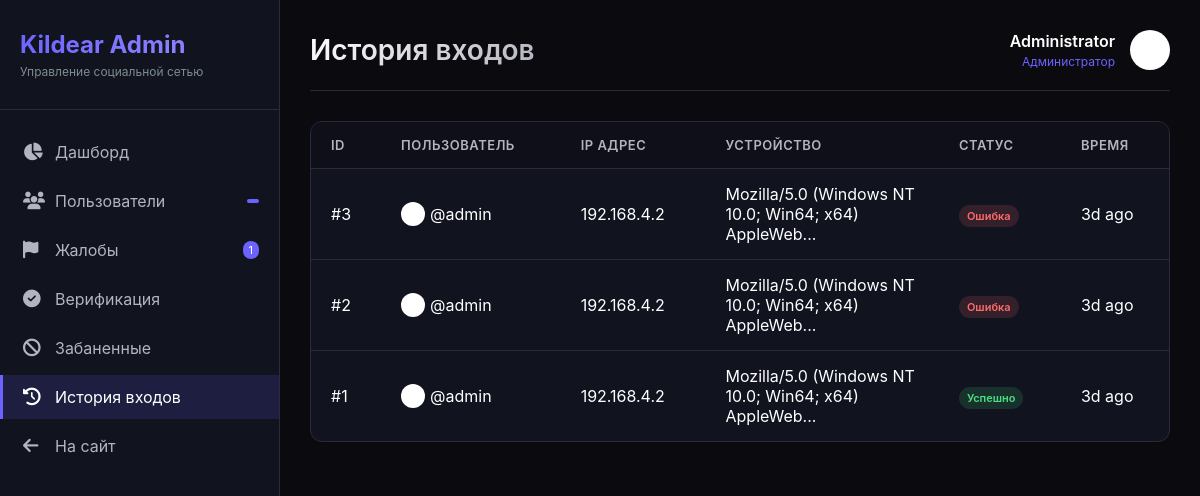
Before: /admin/logs (signed in) with the older database file.
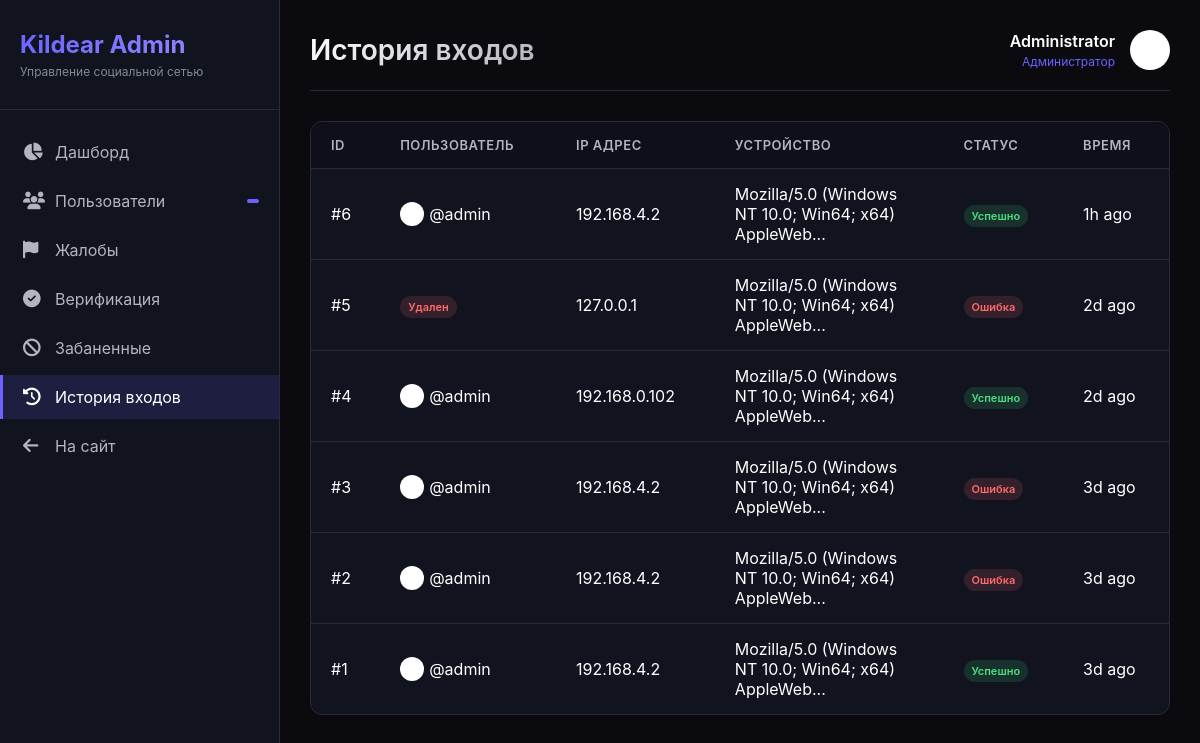
After: the same page with the newer database file.
### app.py (models this page shows, shortened)
class User(UserMixin, db.Model):
    id = db.Column(db.Integer, primary_key=True)
    username = db.Column(db.String(40), unique=True, nullable=False)
    email = db.Column(db.String(120), unique=True, nullable=False)
    password_hash = db.Column(db.String(256), nullable=False)
    display_name = db.Column(db.String(60), default="")
    bio = db.Column(db.String(500), default="")
    preset_avatar = db.Column(db.Integer, default=1)
    preset_cover = db.Column(db.Integer, nullable=True)
    can_upload_custom_avatar = db.Column(db.Boolean, default=False)
    can_upload_custom_cover = db.Column(db.Boolean, default=False)
    custom_avatar = db.Column(db.String(300), nullable=True)
    custom_cover = db.Column(db.String(300), nullable=True)
    website = db.Column(db.String(200), default="")
    location = db.Column(db.String(100), default="")
    accent_color = db.Column(db.String(7), default="#6c63ff")
    is_private = db.Column(db.Boolean, default=False)
    is_verified = db.Column(db.Boolean, default=False)
    is_banned = db.Column(db.Boolean, default=False)
    is_admin = db.Column(db.Boolean, default=False)
    is_moderator = db.Column(db.Boolean, default=False)
    is_online = db.Column(db.Boolean, default=False)
    last_seen = db.Column(db.DateTime, default=datetime.utcnow)
    created_at = db.Column(db.DateTime, default=datetime.utcnow)
    two_factor_enabled = db.Column(db.Boolean, default=False)
    two_factor_secret = db.Column(db.String(32), nullable=True)
    following = db.relationship(
        "User", secondary=follows,
        primaryjoin=follows.c.follower_id == id,
        secondaryjoin=follows.c.followed_id == id,
        backref=db.backref("followers", lazy="dynamic"),
        lazy="dynamic"
    )
    blocked_users = db.relationship(
        "User", secondary=blocks,
        primaryjoin=blocks.c.blocker_id == id,
        secondaryjoin=blocks.c.blocked_id == id,
        backref=db.backref("blocked_by", lazy="dynamic"),
        lazy="dynamic"
    )
    posts = db.relationship("Post", backref="author", lazy="dynamic", foreign_keys="Post.user_id")
    sent_msgs = db.relationship("Message", backref="sender", lazy="dynamic", foreign_keys="Message.sender_id")
    recv_msgs = db.relationship("Message", backref="receiver", lazy="dynamic", foreign_keys="Message.receiver_id")
    notifications = db.relationship("Notification", backref="recipient", lazy="dynamic",
                                    foreign_keys="Notification.user_id")
    comments = db.relationship("Comment", backref="author", lazy="dynamic")
    owned_groups = db.relationship("Group", backref="owner", lazy="dynamic")
    owned_channels = db.relationship("Channel", backref="owner", lazy="dynamic")
    login_history = db.relationship("LoginHistory", backref="user", lazy="dynamic")

class LoginHistory(db.Model):
    id = db.Column(db.Integer, primary_key=True)
    user_id = db.Column(db.Integer, db.ForeignKey("user.id"), nullable=True)
    ip_address = db.Column(db.String(45), nullable=False)
    user_agent = db.Column(db.String(200))
    location = db.Column(db.String(100))
    success = db.Column(db.Boolean, default=True)
    created_at = db.Column(db.DateTime, default=datetime.utcnow)

### app.py (the view)
@app.route("/admin/logs")
@login_required
@admin_required
def admin_logs():
    page = request.args.get("page", 1, type=int)
    logs = LoginHistory.query.order_by(LoginHistory.created_at.desc()).paginate(page=page, per_page=50)
    return render_template("admin/logs.html", logs=logs)

### app.py (called while the page is built)
@app.template_filter('timeago')
def timeago_filter(date):
    if not date:
        return 'recently'
    now = datetime.utcnow()
    diff = now - date
    if diff.days > 365:
        return f"{diff.days // 365}y ago"
    elif diff.days > 30:
        return f"{diff.days // 30}mo ago"
    elif diff.days > 0:
        return f"{diff.days}d ago"
    elif diff.seconds > 3600:
        return f"{diff.seconds // 3600}h ago"
    elif diff.seconds > 60:
        return f"{diff.seconds // 60}m ago"
    else:
        return "just now"

def admin_required(f):
    @wraps(f)
    def decorated_function(*args, **kwargs):
        if not current_user.is_authenticated or not current_user.is_admin:
            abort(403)
        return f(*args, **kwargs)
    return decorated_function

def get_client_ip():
    if request.headers.get('X-Forwarded-For'):
        return request.headers.get('X-Forwarded-For').split(',')[0].strip()
    return request.remote_addr or '0.0.0.0'

@app.before_request
def ddos_shield():
    ip = get_client_ip()
    if ip in _blocked_ips:
        abort(429)
    now = time.time()
    window = [t for t in _req_log[ip] if now - t < 10]
    window.append(now)
    _req_log[ip] = window
    if len(window) > 200:
        _blocked_ips.add(ip)
        app.logger.warning(f"[DDoS] Blocked IP: {ip}")
        abort(429)
    if request.content_length and request.content_length > app.config["MAX_CONTENT_LENGTH"]:
        abort(413)

@login_mgr.user_loader
def load_user(user_id):
    return db.session.get(User, int(user_id))

### templates/admin/logs.html (shortened to what this page needs)
{% extends "admin/base_admin.html" %}
{% block header %}История входов{% endblock %}
{% block content %}
<div class="admin-table-container">
    <table class="admin-table">
        <thead>
            <tr>
                <th>ID</th>
                <th>Пользователь</th>
                <th>IP адрес</th>
                <th>Устройство</th>
                <th>Статус</th>
                <th>Время</th>
            </tr>
        </thead>
        <tbody>
            {% for log in logs.items %}
            <tr>
                <td>#{{ log.id }}</td>
                <td>
                    {% if log.user %}
                    <div style="display: flex; align-items: center; gap: 5px;">
                        <img src="{{ log.user.avatar or '/static/default_avatar.png' }}" style="width: 24px; height: 24px; border-radius: 50%;">
                        <span>@{{ log.user.username }}</span>
                    </div>
                    {% else %}
                    <span class="badge badge-danger">Удален</span>
                    {% endif %}
                </td>
                <td>{{ log.ip_address }}</td>
                <td style="max-width: 200px;">{{ log.user_agent[:50] }}...</td>
                <td>
                    {% if log.success %}
                    <span class="badge badge-success">Успешно</span>
                    {% else %}
                    <span class="badge badge-danger">Ошибка</span>
                    {% endif %}
                </td>
                <td>{{ log.created_at|timeago }}</td>
            </tr>
            {% endfor %}
        </tbody>
    </table>
</div>
{% endblock %}

### templates/admin/base_admin.html (shortened to what this page needs)
<!DOCTYPE html>
<html lang="ru">
<head>
    <link rel="stylesheet" href="https://cdnjs.cloudflare.com/ajax/libs/font-awesome/6.4.0/css/all.min.css">
</head>
<body>
    <div class="admin-layout">
        <div class="admin-sidebar">
            <div class="admin-logo">
                <h2>Kildear Admin</h2>
                <p>Управление социальной сетью</p>
            </div>
            <ul class="admin-nav">
                <li class="admin-nav-item">
                    <a href="{{ url_for('admin_dashboard') }}" class="admin-nav-link {% if request.endpoint == 'admin_dashboard' %}active{% endif %}">
                        <i class="fa-solid fa-chart-pie"></i>
                        <span>Дашборд</span>
                    </a>
                </li>
                <li class="admin-nav-item">
                    <a href="{{ url_for('admin_users') }}" class="admin-nav-link {% if request.endpoint == 'admin_users' %}active{% endif %}">
                        <i class="fa-solid fa-users"></i>
                        <span>Пользователи</span>
                        <span class="admin-badge">{{ stats.total_users if stats else 0 }}</span>
                    </a>
                </li>
                <li class="admin-nav-item">
                    <a href="{{ url_for('admin_reports') }}" class="admin-nav-link {% if request.endpoint == 'admin_reports' %}active{% endif %}">
                        <i class="fa-solid fa-flag"></i>
                        <span>Жалобы</span>
                        {% if stats and stats.total_reports %}
                        <span class="admin-badge">{{ stats.total_reports }}</span>
                        {% endif %}
                    </a>
                </li>
                <li class="admin-nav-item">
                    <a href="{{ url_for('admin_verification') }}" class="admin-nav-link {% if request.endpoint == 'admin_verification' %}active{% endif %}">
                        <i class="fa-solid fa-check-circle"></i>
                        <span>Верификация</span>
                    </a>
                </li>
                <li class="admin-nav-item">
                    <a href="{{ url_for('admin_banned') }}" class="admin-nav-link {% if request.endpoint == 'admin_banned' %}active{% endif %}">
                        <i class="fa-solid fa-ban"></i>
                        <span>Забаненные</span>
                    </a>
                </li>
                <li class="admin-nav-item">
                    <a href="{{ url_for('admin_logs') }}" class="admin-nav-link {% if request.endpoint == 'admin_logs' %}active{% endif %}">
                        <i class="fa-solid fa-history"></i>
                        <span>История входов</span>
                    </a>
                </li>
                <li class="admin-nav-item">
                    <a href="{{ url_for('index') }}" class="admin-nav-link">
                        <i class="fa-solid fa-arrow-left"></i>
                        <span>На сайт</span>
                    </a>
                </li>
            </ul>
        </div>
        <div class="admin-main">
            <div class="admin-header">
                <h1>{% block header %}Панель управления{% endblock %}</h1>
                <div class="admin-user">
                    <div class="admin-user-info">
                        <div class="admin-user-name">{{ current_user.display_name or current_user.username }}</div>
                        <div class="admin-user-role">Администратор</div>
                    </div>
                    <img src="{{ current_user.avatar or '/static/default_avatar.png' }}" alt="Admin">
                </div>
            </div>
            {% block content %}{% endblock %}
        </div>
    </div>
</body>
</html>

### templates/admin/base_admin.html (style rules this page uses)
* { margin: 0; padding: 0; box-sizing: border-box; }
body { font-family: -apple-system, BlinkMacSystemFont, 'Segoe UI', Roboto, Oxygen, Ubuntu, sans-serif; background: #0a0a0f; color: #fff; }
.admin-layout { display: flex; min-height: 100vh; }
.admin-sidebar { width: 280px; background: #11131f; border-right: 1px solid #2a2a3a; padding: 30px 0; position: fixed; height: 100vh; overflow-y: auto; }
.admin-logo { padding: 0 20px 30px; border-bottom: 1px solid #2a2a3a; margin-bottom: 20px; }
.admin-logo h2 { font-size: 24px; font-weight: 700; background: linear-gradient(135deg, #6c63ff, #9b8fff); -webkit-background-clip: text; -webkit-text-fill-color: transparent; }
.admin-logo p { color: #7f8c8d; font-size: 12px; margin-top: 5px; }
.admin-nav { list-style: none; }
.admin-nav-item { margin: 5px 0; }
.admin-nav-link { display: flex; align-items: center; gap: 12px; padding: 12px 20px; color: #b4b4c0; text-decoration: none; transition: all 0.2s; border-left: 3px solid transparent; }
.admin-nav-link.active { background: rgba(108, 99, 255, 0.15); color: #fff; border-left-color: #6c63ff; }
.admin-nav-link i { width: 20px; font-size: 1.1rem; }
.admin-badge { margin-left: auto; background: #6c63ff; color: white; font-size: 11px; padding: 2px 6px; border-radius: 10px; }
.admin-main { flex: 1; margin-left: 280px; padding: 30px; }
.admin-header { display: flex; justify-content: space-between; align-items: center; margin-bottom: 30px; padding-bottom: 20px; border-bottom: 1px solid #2a2a3a; }
.admin-header h1 { font-size: 28px; font-weight: 600; background: linear-gradient(135deg, #fff, #b4b4c0); -webkit-background-clip: text; -webkit-text-fill-color: transparent; }
.admin-user { display: flex; align-items: center; gap: 15px; }
.admin-user img { width: 40px; height: 40px; border-radius: 50%; object-fit: cover; }
.admin-user-info { text-align: right; }
.admin-user-name { font-weight: 600; margin-bottom: 3px; }
.admin-user-role { font-size: 12px; color: #6c63ff; }
.admin-table-container { background: #11131f; border: 1px solid #2a2a3a; border-radius: 12px; overflow: hidden; margin-bottom: 30px; }
.admin-table { width: 100%; border-collapse: collapse; }
.admin-table th { text-align: left; padding: 15px 20px; background: #0f0f1a; color: #b4b4c0; font-weight: 600; font-size: 13px; text-transform: uppercase; letter-spacing: 0.5px; }
.admin-table td { padding: 15px 20px; border-top: 1px solid #2a2a3a; color: #fff; }
.badge { padding: 4px 8px; border-radius: 20px; font-size: 11px; font-weight: 600; }
.badge-success { background: rgba(74, 222, 128, 0.15); color: #4ade80; }
.badge-danger { background: rgba(255, 107, 107, 0.15); color: #ff6b6b; }

Changed rows visible on the page:
added LoginHistory: id "6", user.username "admin", ip_address "192.168.4.2", user_agent "Mozilla/5.0 (Windows NT 10.0; Win64; x64) AppleWeb", success "Успешно", created_at "1h ago"
added LoginHistory: id "5", shows "Удален", ip_address "127.0.0.1", user_agent "Mozilla/5.0 (Windows NT 10.0; Win64; x64) AppleWeb", success "Ошибка", created_at "2d ago"
added LoginHistory: id "4", user.username "admin", ip_address "192.168.0.102", user_agent "Mozilla/5.0 (Windows NT 10.0; Win64; x64) AppleWeb", success "Успешно", created_at "2d ago"
Other visible differences:
{{ stats.total_reports }}: "1" → (not shown)
